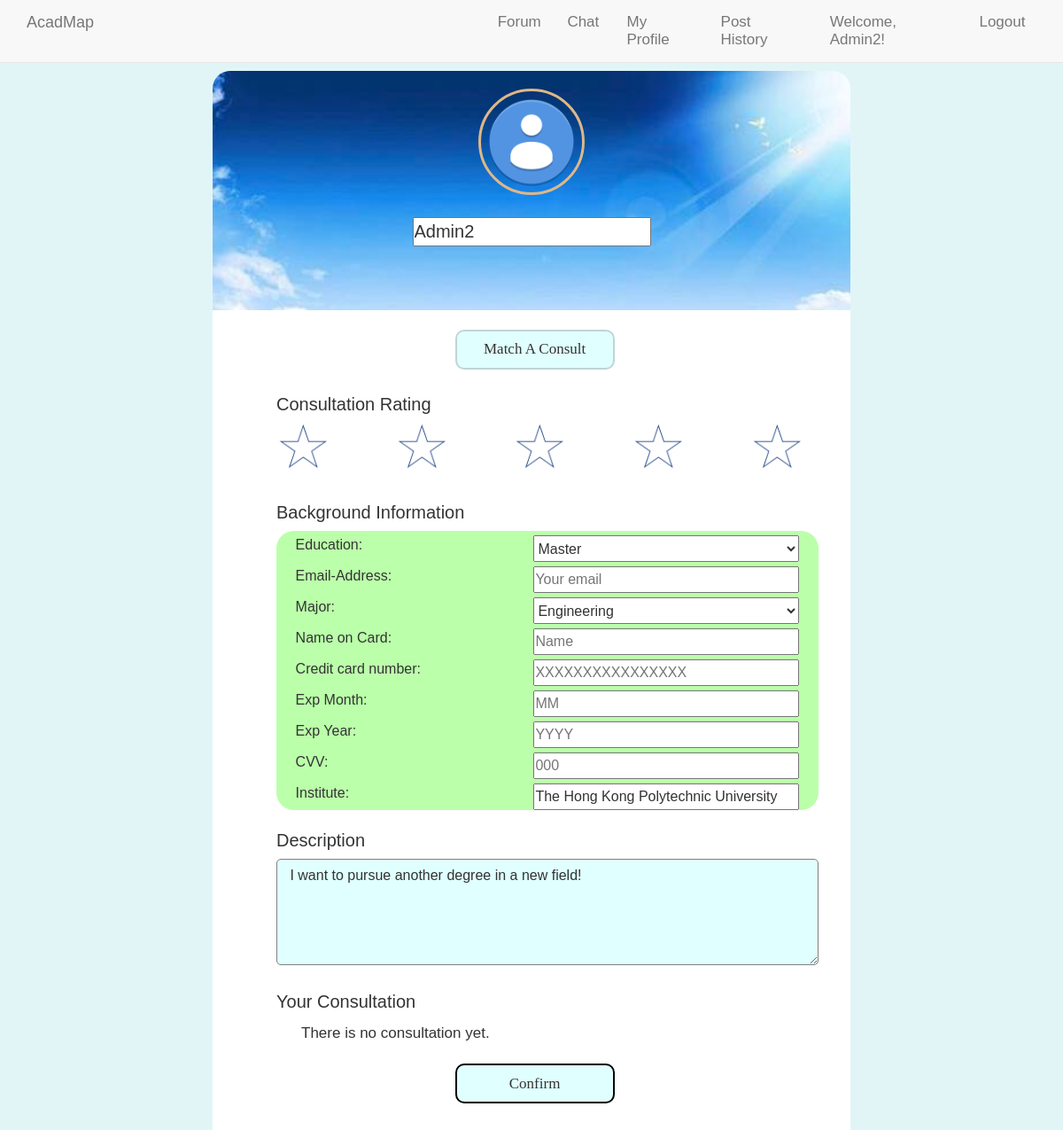
The page /forum_related/editprofile.php (signed in) on the database its author committed.
### tables this page shows
CREATE TABLE `user_profile` (
  `user_id` int(8) UNSIGNED NOT NULL,
  `username` varchar(16) NOT NULL,
  `personal_picture` varchar(200) DEFAULT NULL,
  `education_level` varchar(64) NOT NULL,
  `personal_description` text NOT NULL,
  `major` varchar(120) NOT NULL,
  `user_level` varchar(15) NOT NULL DEFAULT 'member',
  `institute` varchar(40) DEFAULT NULL,
  `consult_rating` double NOT NULL DEFAULT 0,
  `cvv` int(3) DEFAULT NULL,
  `expire_yr` int(4) DEFAULT NULL,
  `expire_mth` int(2) DEFAULT NULL,
  `cardnumber` varchar(17) DEFAULT NULL,
  `cardname` varchar(20) DEFAULT NULL
);

### forum_related/editprofile.php (the view, shortened to what this page needs)
<!DOCTYPE html>
<html>
<head>
  	<link rel="stylesheet" href="../css/bootstrap.min.css">
  	<link rel="stylesheet" href="../css/main.css">
    <link rel="stylesheet" href="../css/post.css">
 	<link rel="stylesheet" href="../css/profile.css">
	</head>
	<body>
	<form action="storeprofile.php">
		<div style="background-color: #e1f5f7">
		<div class="space1"></div>
		<?php
			include("../navbar.php");
			$uid = $_SESSION['user_id'];
			$servername = "localhost";
			$username = "root";
			$password = "";
			$conn = new mysqli($servername, $username, $password, 'AcadMap');
			$commentsql = "SELECT * FROM user_profile WHERE user_id=$uid";
			$commentResult = mysqli_query($conn,$commentsql);
			$Commentinfo = mysqli_fetch_array($commentResult);
			$usersql = "SELECT * FROM user WHERE user_id=$uid";
			$userResult = mysqli_query($conn,$usersql);
			$userinfo = mysqli_fetch_array($userResult);
			$name = $Commentinfo['username'];
			$edu_lv = $Commentinfo['education_level'];
			$email = $userinfo['email_address'];
			$inst = $Commentinfo['institute'];
			$major = $Commentinfo['major'];
			$prof = $Commentinfo['personal_description'];
			$cardname = $Commentinfo['cardname'];
			$cardnumber = $Commentinfo['cardnumber'];
			$exmth = $Commentinfo['expire_mth'];
			$exyr = $Commentinfo['expire_yr'];
			$cvv = $Commentinfo['cvv'];
			echo "<div class='top1'><div class='circle1'></div>
				<div class='username1'><input type='text' name='uname' id='name' value='$name' placeholder='username'></div>
				</div>";
		?>
		<div class="content1">
			<button class="consult1" type="button" onclick="" disabled>Match A Consult</button>
			<div class="rank1">
				Consultation Rating
			</div>
			<?php
				$conn = new mysqli($servername, $username, $password, 'AcadMap');
				$starsql = "SELECT AVG(score) AS maxs FROM consultation_comment WHERE user_id=$uid";
				$starResult = mysqli_query($conn,$starsql);
				$starinfo = mysqli_fetch_array($starResult);
				if($starinfo['maxs']>4){
					echo '<div class="ratings11"></div>
					<div class="ratings11 ratings2"></div>
					<div class="ratings11 ratings3"></div>
					<div class="ratings11 ratings4"></div>
					<div class="ratings11 ratings5"></div>';
				}
				else if($starinfo['maxs']>3){
					echo '<div class="ratings11"></div>
					<div class="ratings11 ratings2"></div>
					<div class="ratings11 ratings3"></div>
					<div class="ratings11 ratings4"></div>
					<div class="rating11 rating5"></div>';
				}
				else if($starinfo['maxs']>2){
					echo '<div class="ratings11"></div>
					<div class="ratings11 ratings2"></div>
					<div class="ratings11 ratings3"></div>
					<div class="rating11 rating4"></div>
					<div class="rating11 rating5"></div>';
				}
				else if($starinfo['maxs']>1){
					echo '<div class="ratings11"></div>
					<div class="ratings11 ratings2"></div>
					<div class="rating11 rating4"></div>
					<div class="rating11 rating4"></div>
					<div class="rating11 rating5"></div>';
				}
				else if($starinfo['maxs']>0){
					echo '<div class="ratings11"></div>
					<div class="rating11 rating4"></div>
					<div class="rating11 rating4"></div>
					<div class="rating11 rating4"></div>
					<div class="rating11 rating5"></div>';
				}
				else{
					echo '<div class="rating11"></div>
					<div class="rating11 rating4"></div>
					<div class="rating11 rating4"></div>
					<div class="rating11 rating4"></div>
					<div class="rating11 rating5"></div>';
				}
			?>
		<div class="bac-info1">Background Information</div>
			<div class="status1" >Education:<div class="education1">
				<select name = "edu_lv" class='inputbox'>
				<option value ="Master" <?php if($edu_lv == 'Master'){echo("selected");}?>>Master</option>
			</select>
			</div></div>
			<div class="email2" >Email-Address: <div class="email1">
				<?php echo "<input type=\"text\" value='$email' placeholder=\"Your email\" name='email' class=\"inputbox\">";?>
			</div></div>
			<div class="major2" >Major:<div class="major1">
				<select name = "major" class='inputbox'>
				<option value ="Engineering" <?php if($major == 'Engineering'){echo("selected");}?>>Engineering</option>
				</select>
			</div></div>
			<div class="major2" >Name on Card:<div class="major1">
				<?php echo "<input type=\"text\" class=\"inputbox\" name=\"cardname\" value='$cardname' placeholder=\"Name\">";?>
			</div></div>
			<div class="major2" >Credit card number:<div class="major1">
				<?php echo "<input type=\"text\" class=\"inputbox\" name=\"cardnumber\" value='$cardnumber' placeholder=\"XXXXXXXXXXXXXXXX\">";?>
			</div></div>
			<div class="major2" >Exp Month:<div class="major1">
				<?php echo "<input type=\"text\" class=\"inputbox\" name=\"exmth\" value='$exmth' placeholder=\"MM\">";?>
			</div></div>
			<div class="major2" >Exp Year:<div class="major1">
				<?php echo "<input type=\"text\" class=\"inputbox\" name=\"exyr\" value='$exyr' placeholder=\"YYYY\">";?>
			</div></div>
			<div class="major2" >CVV:<div class="major1">
			<?php echo "<input type=\"password\" class=\"inputbox\" name=\"cvv\" value='$cvv' placeholder=\"000\">";?>
			</div></div>
			<div class="user_status1" >Institute:<div class="user_status2">
				<?php echo "<input type=\"text\" name=\"inst\" value='$inst' placeholder=\"Your education institute\" id='inst' class=\"inputbox\">";?>
			</div></div>
			<div class="des1">Description</div>
			<?php echo "<textarea rows=\"3\" cols=\"10\" name=\"prof\" placeholder=\"Type your description, e.g. majors, habits...\" class=\"description1\" id='prof'>".$prof."</textarea>";?>
			<div class="con1">
				Your Consultation
			</div>
			<?php
				$sql = "SELECT * FROM consultation_comment WHERE user_id=$uid";
				$Result = mysqli_query($conn,$sql);
				$col = mysqli_num_rows($Result);
				if($col==0){
					echo '<div style="height:10px"></div><div style="margin-left:100px">There is no consultation yet.</div>';
				}
			?>
				<input class="consult1" type="submit" value="Confirm">
			<div class="space1"></div>
		</div>
		</form>
	</body>
</html>

### css/main.css (style rules this page uses)
body { padding-top: 50px; }

### css/post.css (style rules this page uses)
body { margin: 0; font-size: 17px; font-family: Arial, Helvetica, sans-serif; }
.content1 { padding: 0; margin: 2px auto 2px auto; width: 90%; }

### css/profile.css (style rules this page uses)
* { margin:0; padding:0; }
html { background-color: #98f5ff; }
.top1 { width:60%; height:270px; margin:0 auto; padding:20px 0; border-top-left-radius: 20px; border-top-right-radius: 20px; background-image: url(../assets/profile_bac.jpg); background-size: cover; }
.circle1 { width:120px; height:120px; border-radius: 60px; border-style: solid; border-color: burlywood; margin:0 auto; background-image: url(../assets/avatar.png); background-size: cover; }
.username1 { height:50px; margin:25px auto 10px; text-align: center; font-size: 20px; }
.content1 { width: 60%; margin:0 auto; background-color: white; }
.consult1 { display:inline-block; width: 25%; height:45px; margin-left:38%; margin-top:3%; font-size:17px; border-radius: 10px; border-style: solid; background-color: #e0ffff; font-family:Cooper Black; }
.rank1 { margin-left:10%; margin-top:25px; font-size: 20px; }
.rating11 { display:inline-block; margin-top:7px; margin-left:10%; width:57px; height:55px; background-size: cover; background-image: url(../assets/blank-star.png); }
.bac-info1 { margin-left:10%; margin-top:25px; font-size: 20px; margin-bottom: 6px; }
.status1,.email2,.major2,.user_status1 { display: inline-block; margin-left:10%; background-color: #bfa; width:85%; height: 35px; border-style: none; border-width: 0.5px; border-color: #0bf; font-size:16px; padding:0 3%; padding-top: 5px; vertical-align: center; }
.education1,.email1,.major1,.user_status2 { float:right; }
.status1 { border-top-left-radius: 20px; border-top-right-radius: 20px; }
.user_status1 { border-bottom-left-radius: 20px; border-bottom-right-radius: 20px; }
.des1 { margin-left:10%; font-size: 20px; margin-top:20px; }
.description1 { width:85%; height:120px; margin-left:10%; margin-top:6px; font-size: 16px; border-color: gray; padding:1% 2%; border-radius: 5px; background-color: #e0ffff; }
.con1 { margin-left:10%; font-size: 20px; margin-top:20px; }
.space1 { height:30px; }
.inputbox { width:300px; height:30px; float:right; font-size: 16px; outline: none; }

### rows shown on the page
user_profile: uname "Admin2", edu_lv "Master", major "Engineering", inst "The Hong Kong Polytechnic University", prof "I want to pursue another degree in a new field!"

### other values the page prints
$_SESSION['username'] "Admin2"
